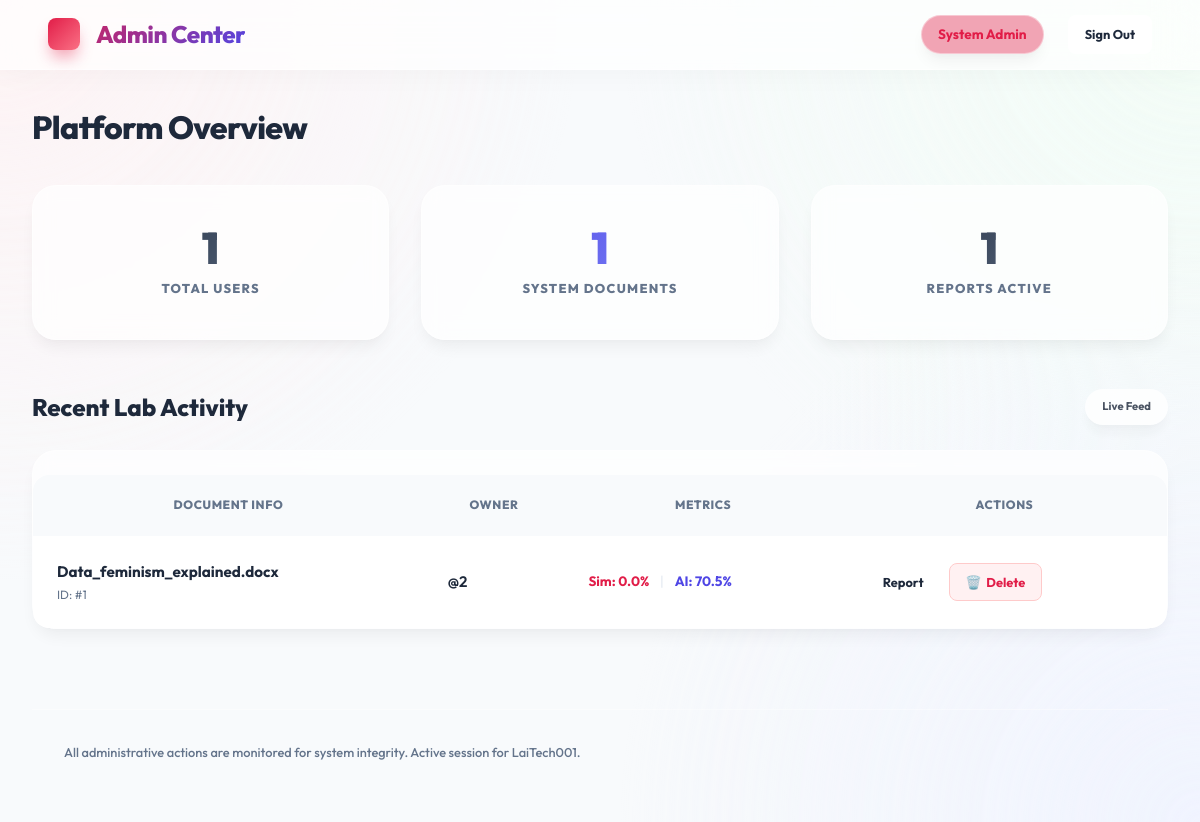
Page /admin (signed in) on the earlier database version.
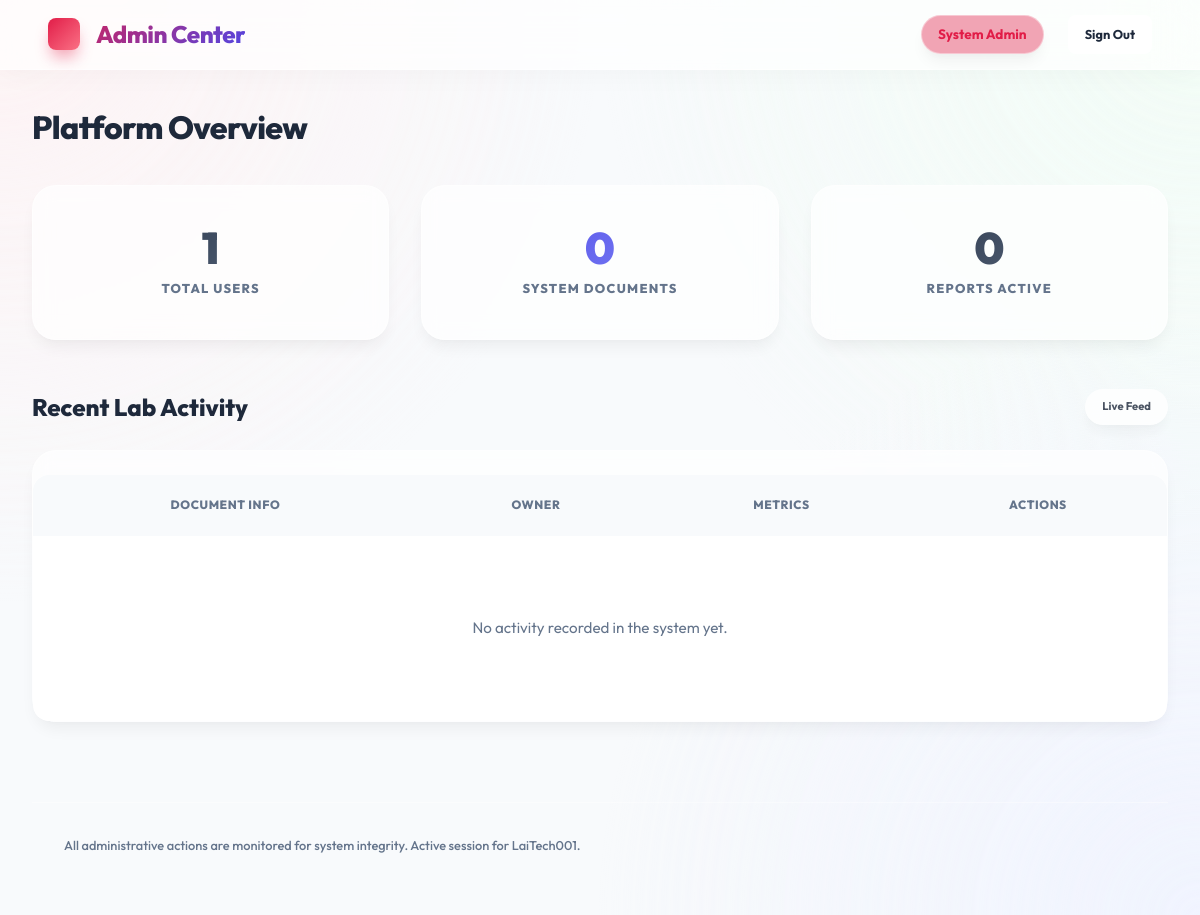
Same page on the later database version.
### app.py (models this page shows)
class DocumentRecord(db.Model):
    id = db.Column(db.Integer, primary_key=True)
    user_id = db.Column(db.Integer, db.ForeignKey('user.id'), nullable=False)
    filename = db.Column(db.String(200), nullable=False)
    status = db.Column(db.String(50), default='Uploaded')  # 'Uploaded', 'Completed'
    raw_text = db.Column(db.Text)
    created_at = db.Column(db.DateTime, default=datetime.utcnow)

class ReportRecord(db.Model):
    id = db.Column(db.Integer, primary_key=True)
    doc_id = db.Column(db.Integer, db.ForeignKey('document_record.id'), nullable=False)
    plag_score = db.Column(db.Float)
    ai_score = db.Column(db.Float)
    results_json = db.Column(db.Text)
    created_at = db.Column(db.DateTime, default=datetime.utcnow)

### app.py (the view)
@app.route('/admin')
@login_required
def admin_dashboard():
    if current_user.role != 'admin': return redirect(url_for('index'))
    pending_users = User.query.filter_by(status='pending', role='user').all()
    all_users = User.query.filter_by(role='user').all()
    all_docs = DocumentRecord.query.all()
    reports = {r.doc_id: r for r in ReportRecord.query.all()}
    return render_template('admin_dashboard.html', pending=pending_users, users=all_users, docs=all_docs, reports=reports)

### app.py (called while the page is built)
@login_manager.user_loader
def load_user(user_id):
    return User.query.get(int(user_id))

### templates/admin_dashboard.html (shortened to what the changed rows need)
<!DOCTYPE html>
<html lang="en">
<head>
    <link rel="stylesheet" href="{{ url_for('static', filename='css/style.css') }}">
</head>
<body>
    <main class="container">
        <h1 style="font-weight: 800; margin-bottom: 2rem; font-size: 2rem; letter-spacing: -0.02em;">Platform Overview
        </h1>
        <div class="stats-grid">
            <div class="card stat-card">
                <div class="stat-value"
                    style="background: linear-gradient(135deg, var(--secondary), #818cf8); -webkit-background-clip: text; background-clip: text; -webkit-text-fill-color: transparent;">
                    {{ docs|length }}</div>
                <div class="stat-label">System Documents</div>
            </div>
            <div class="card stat-card">
                <div class="stat-value" style="color: #059669;">{{ reports|length if reports else 0 }}</div>
                <div class="stat-label">Reports Active</div>
            </div>
        </div>
        <div style="margin-bottom: 1.5rem; display: flex; justify-content: space-between; align-items: center;">
            <h2 style="font-weight: 800;">Recent Lab Activity</h2>
        </div>
        <div class="card" style="padding: 0;">
            <div class="table-wrapper">
                <table>
                    <thead>
                        <tr>
                            <th>Document Info</th>
                            <th>Owner</th>
                            <th>Metrics</th>
                            <th>Actions</th>
                        </tr>
                    </thead>
                    <tbody>
                        {% if not docs %}
                        <tr>
                            <td colspan="4" style="text-align: center; color: var(--text-muted); padding: 5rem;">No
                                activity recorded in the system yet.</td>
                        </tr>
                        {% endif %}
                        {% for doc in docs %}
                        <tr>
                            <td>
                                <div style="display: flex; flex-direction: column;">
                                    <span style="font-weight: 700; color: var(--text-main);">{{ doc.filename }}</span>
                                    <span style="font-size: 0.75rem; color: var(--text-muted);">ID: #{{ doc.id }}</span>
                                </div>
                            </td>
                            <td>
                                <div style="font-weight: 600;">@{{ doc.user_id }}</div>
                            </td>
                            <td>
                                {% if reports[doc.id] %}
                                <div style="font-size: 0.85rem;">
                                    <span style="color: var(--primary); font-weight: 700;">Sim: {{
                                        reports[doc.id].plag_score }}%</span>
                                    <span style="margin: 0 0.5rem; color: #e2e8f0;">|</span>
                                    <span style="color: var(--secondary); font-weight: 700;">AI: {{
                                        reports[doc.id].ai_score }}%</span>
                                </div>
                                {% else %}
                                <span class="badge badge-pending">Not Scanned</span>
                                {% endif %}
                            </td>
                            <td>
                                <div style="display: flex; gap: 0.5rem; flex-wrap: wrap;">
                                    {% if reports[doc.id] %}
                                    <a href="{{ url_for('view_report', doc_id=doc.id) }}"
                                        class="btn btn-outline btn-sm">Report</a>
                                    {% endif %}
                                    <a href="{{ url_for('delete_doc', doc_id=doc.id) }}" class="btn btn-danger btn-sm"
                                        style="display: flex; align-items: center; gap: 0.3rem;"
                                        onclick="return confirm('Force delete this document?')">
                                        <span>🗑️</span>
                                        <span>Delete</span>
                                    </a>
                                </div>
                            </td>
                        </tr>
                        {% endfor %}
                    </tbody>
                </table>
            </div>
        </div>
    </main>
</body>
</html>

Differences in the rows shown:
removed DocumentRecord: filename "Data_feminism_explained.docx", id "1", user_id "2"
removed ReportRecord: plag_score "0.0", ai_score "70.5"
Other differences:
{{ docs|length }}: "1" → "0"
{{ reports|length if reports else 0 }}: "1" → "0"
text now shown: "No activity recorded in the system yet."
